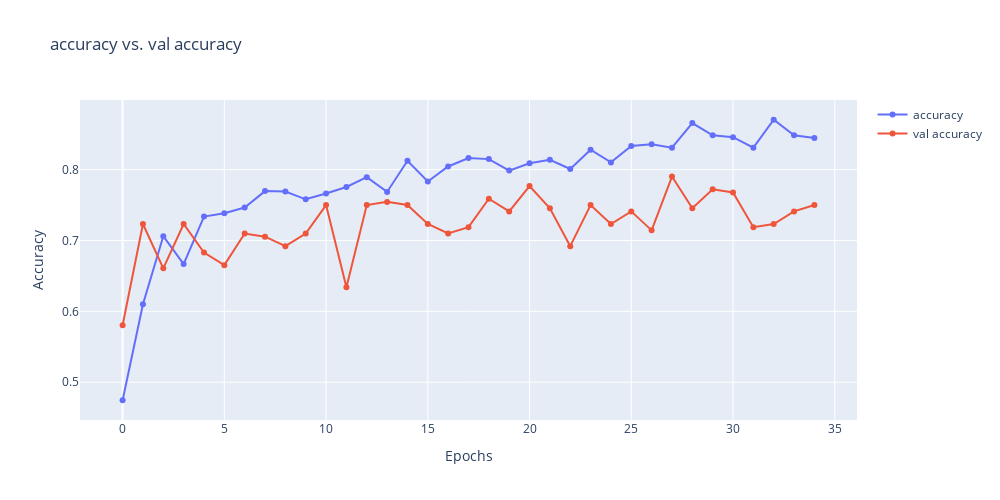
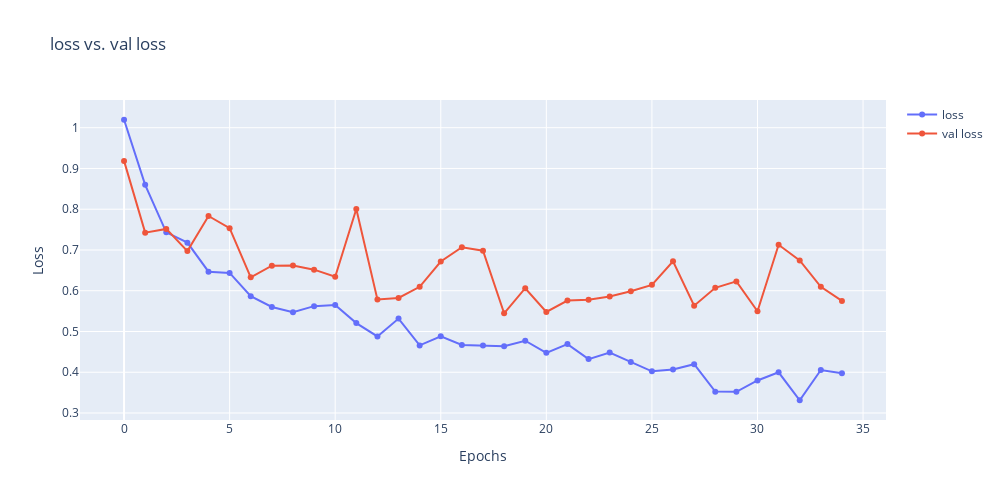

Notebook code cell kept with these figures, in order:
### Markdown cell above
#PLOT HISTORY

### Code cell
def plot_hist(history):
    if type(history) != pd.DataFrame:
        hist = pd.DataFrame(history.history)
        hist['epoch'] = history.epoch
    else:
        hist = history
        hist['epoch'] = hist.index + 1
    
    fig = go.Figure()
    fig.add_trace(go.Scatter( x=hist['epoch'], y=hist['accuracy'], name='accuracy', mode='markers+lines'))
    fig.add_trace(go.Scatter( x=hist['epoch'], y=hist['val_accuracy'], name='val accuracy', mode='markers+lines'))
    fig.update_layout(width=1000, height=500, title='accuracy vs. val accuracy', xaxis_title='Epochs', yaxis_title='Accuracy')
    fig.show()

    fig = go.Figure()
    fig.add_trace(go.Scatter( x=hist['epoch'], y=hist['loss'], name='loss', mode='markers+lines'))
    fig.add_trace(go.Scatter( x=hist['epoch'], y=hist['val_loss'], name='val loss', mode='markers+lines'))
    fig.update_layout(width=1000, height=500, title='loss vs. val loss', xaxis_title='Epochs', yaxis_title='Loss')
    fig.show()
plot_hist(history)

### Figure 1 — Plotly figure (JSON) as saved in the notebook; plotly's stock layout.template omitted (floating-point values rounded to 4 significant figures)
{"data": [{"mode": "markers+lines", "name": "accuracy", "type": "scatter", "x": [0, 1, 2, 3, 4, 5, 6, 7, 8, 9, 10, 11, 12, 13, 14, 15, 16, 17, 18, 19, 20, 21, 22, 23, 24, 25, 26, 27, 28, 29, 30, 31, 32, 33, 34], "y": [0.4745, 0.61, 0.706, 0.6667, 0.7338, 0.7384, 0.7465, 0.7697, 0.7691, 0.7581, 0.7662, 0.7755, 0.7894, 0.7685, 0.8125, 0.7833, 0.8044, 0.8163, 0.8148, 0.7986, 0.809, 0.8139, 0.8009, 0.828, 0.8102, 0.8333, 0.8356, 0.831, 0.8657, 0.8484, 0.8457, 0.831, 0.8704, 0.8484, 0.8445]}, {"mode": "markers+lines", "name": "val accuracy", "type": "scatter", "x": [0, 1, 2, 3, 4, 5, 6, 7, 8, 9, 10, 11, 12, 13, 14, 15, 16, 17, 18, 19, 20, 21, 22, 23, 24, 25, 26, 27, 28, 29, 30, 31, 32, 33, 34], "y": [0.5804, 0.7232, 0.6607, 0.7232, 0.683, 0.6652, 0.7098, 0.7054, 0.692, 0.7098, 0.75, 0.6339, 0.75, 0.7545, 0.75, 0.7232, 0.7098, 0.7188, 0.7589, 0.7411, 0.7768, 0.7455, 0.692, 0.75, 0.7232, 0.7411, 0.7143, 0.7902, 0.7455, 0.7723, 0.7679, 0.7188, 0.7232, 0.7411, 0.75]}], "layout": {"height": 500, "title": {"text": "accuracy vs. val accuracy"}, "width": 1000, "xaxis": {"title": {"text": "Epochs"}}, "yaxis": {"title": {"text": "Accuracy"}}}}

### Figure 2 — Plotly figure (JSON) as saved in the notebook; plotly's stock layout.template omitted (floating-point values rounded to 4 significant figures)
{"data": [{"mode": "markers+lines", "name": "loss", "type": "scatter", "x": [0, 1, 2, 3, 4, 5, 6, 7, 8, 9, 10, 11, 12, 13, 14, 15, 16, 17, 18, 19, 20, 21, 22, 23, 24, 25, 26, 27, 28, 29, 30, 31, 32, 33, 34], "y": [1.02, 0.8599, 0.7434, 0.718, 0.6468, 0.6438, 0.5865, 0.5601, 0.5472, 0.5622, 0.5652, 0.5207, 0.4879, 0.5316, 0.4659, 0.4882, 0.4668, 0.4658, 0.4636, 0.4774, 0.4476, 0.4691, 0.4322, 0.4483, 0.4249, 0.4022, 0.4068, 0.4197, 0.3525, 0.3519, 0.3798, 0.3999, 0.3313, 0.4056, 0.3978]}, {"mode": "markers+lines", "name": "val loss", "type": "scatter", "x": [0, 1, 2, 3, 4, 5, 6, 7, 8, 9, 10, 11, 12, 13, 14, 15, 16, 17, 18, 19, 20, 21, 22, 23, 24, 25, 26, 27, 28, 29, 30, 31, 32, 33, 34], "y": [0.9186, 0.7425, 0.7517, 0.6972, 0.7834, 0.7534, 0.6328, 0.6615, 0.6617, 0.6517, 0.6342, 0.8007, 0.5785, 0.5822, 0.6096, 0.6717, 0.7067, 0.6983, 0.5447, 0.6062, 0.5481, 0.576, 0.5776, 0.5858, 0.5987, 0.6144, 0.6723, 0.5634, 0.6072, 0.623, 0.5496, 0.7127, 0.6745, 0.6097, 0.5751]}], "layout": {"height": 500, "title": {"text": "loss vs. val loss"}, "width": 1000, "xaxis": {"title": {"text": "Epochs"}}, "yaxis": {"title": {"text": "Loss"}}}}
